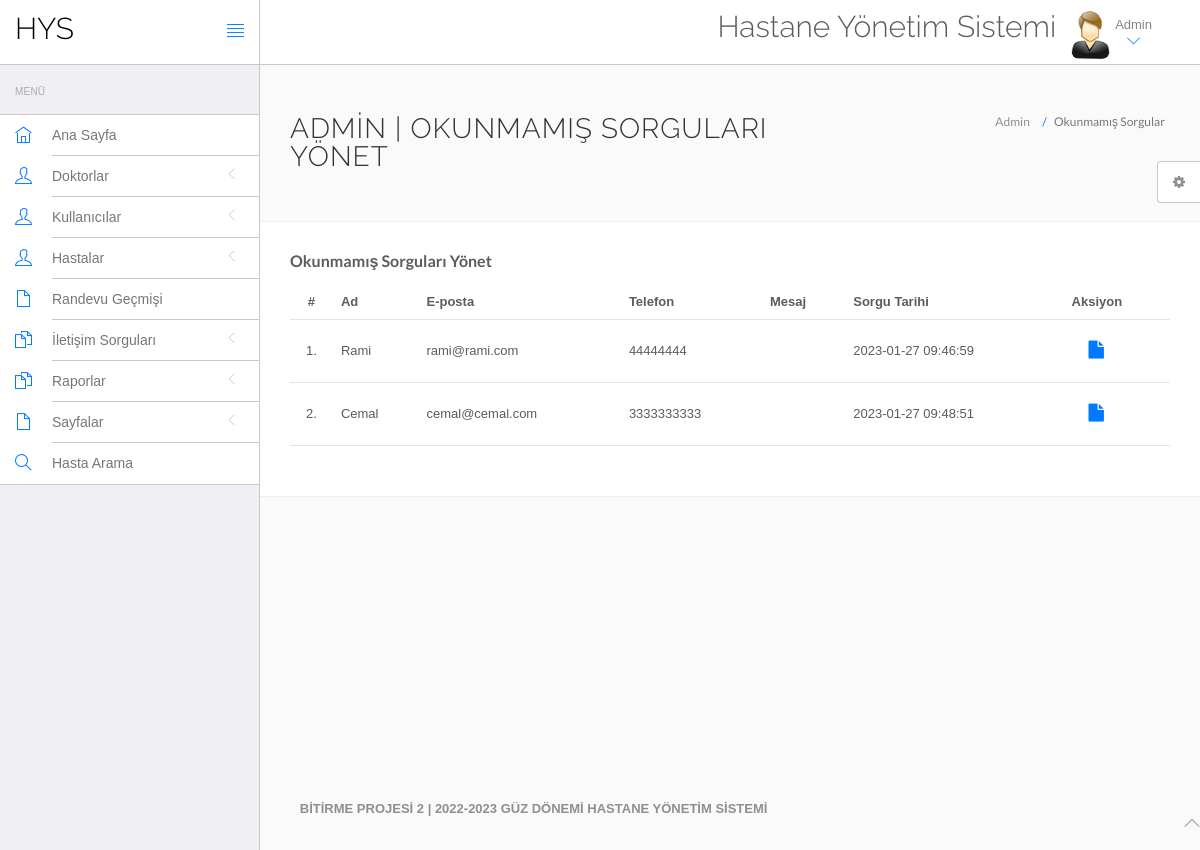
/hms/admin/unread-queries.php (signed in), run on the app's committed database.
### tables this page shows
CREATE TABLE `tblcontactus` (
  `id` int(11) NOT NULL,
  `fullname` varchar(255) DEFAULT NULL,
  `email` varchar(255) DEFAULT NULL,
  `contactno` bigint(12) DEFAULT NULL,
  `message` mediumtext,
  `PostingDate` timestamp NULL DEFAULT CURRENT_TIMESTAMP,
  `AdminRemark` mediumtext,
  `LastupdationDate` timestamp NULL DEFAULT NULL ON UPDATE CURRENT_TIMESTAMP,
  `IsRead` int(11) DEFAULT NULL
);

### hms/admin/unread-queries.php (the view, shortened to what this page needs)
<?php
include('include/config.php');
if(strlen($_SESSION['id']==0)) {
 header('location:logout.php');
  } else{
?>
<!DOCTYPE html>
<html lang="tr">
	<head>
		<link rel="stylesheet" href="vendor/bootstrap/css/bootstrap.min.css">
		<link rel="stylesheet" href="vendor/fontawesome/css/font-awesome.min.css">
		<link rel="stylesheet" href="vendor/themify-icons/themify-icons.min.css">
		<link href="vendor/animate.css/animate.min.css" rel="stylesheet" media="screen">
		<link href="vendor/perfect-scrollbar/perfect-scrollbar.min.css" rel="stylesheet" media="screen">
		<link href="vendor/switchery/switchery.min.css" rel="stylesheet" media="screen">
		<link href="vendor/bootstrap-touchspin/jquery.bootstrap-touchspin.min.css" rel="stylesheet" media="screen">
		<link href="vendor/select2/select2.min.css" rel="stylesheet" media="screen">
		<link href="vendor/bootstrap-datepicker/bootstrap-datepicker3.standalone.min.css" rel="stylesheet" media="screen">
		<link href="vendor/bootstrap-timepicker/bootstrap-timepicker.min.css" rel="stylesheet" media="screen">
		<link rel="stylesheet" href="assets/css/styles.css">
		<link rel="stylesheet" href="assets/css/plugins.css">
		<link rel="stylesheet" href="assets/css/themes/theme-1.css" id="skin_color" />
	</head>
	<body>
		<div id="app">
<?php include('include/sidebar.php');?>
			<div class="app-content">
						<?php include('include/header.php');?>
				<div class="main-content" >
					<div class="wrap-content container" id="container">
						<section id="page-title">
							<div class="row">
								<div class="col-sm-8">
									<h1 class="mainTitle">Admin | Okunmamış Sorguları Yönet</h1>
																	</div>
								<ol class="breadcrumb">
									<li>
										<span>Admin</span>
									</li>
									<li class="active">
										<span>Okunmamış Sorgular</span>
									</li>
								</ol>
							</div>
						</section>
						<div class="container-fluid container-fullw bg-white">
									<div class="row">
								<div class="col-md-12">
									<h5 class="over-title margin-bottom-15"><span class="text-bold">Okunmamış Sorguları Yönet</span></h5>
									<table class="table table-hover" id="sample-table-1">
										<thead>
											<tr>
												<th class="center">#</th>
												<th>Ad</th>
												<th class="hidden-xs">E-posta</th>
												<th>Telefon</th>
												<th>Mesaj </th>
												<th>Sorgu Tarihi</th>
												<th>Aksiyon</th>
											</tr>
										</thead>
										<tbody>
<?php
$sql=mysqli_query($con,"select * from tblcontactus where IsRead is null");
$cnt=1;
while($row=mysqli_fetch_array($sql))
{
?>
											<tr>
												<td class="center"><?php echo $cnt;?>.</td>
												<td class="hidden-xs"><?php echo $row['fullname'];?></td>
												<td><?php echo $row['email'];?></td>
												<td><?php echo $row['contactno'];?></td>
												<td><?php echo $row['message'];?></td>
												<td><?php echo $row['PostingDate'];?></td>
												<td >
												<div class="visible-md visible-lg hidden-sm hidden-xs">
							<a href="query-details.php?id=<?php echo $row['id'];?>" class="btn btn-transparent btn-lg" title="View Details"><i class="fa fa-file"></i></a>
												</div>
												</td>
											</tr>
											<?php
$cnt=$cnt+1;
											 }?>
										</tbody>
									</table>
								</div>
							</div>
								</div>
							</div>
						</div>
					</div>
				</div>
	<?php include('include/footer.php');?>
	<?php include('include/setting.php');?>
	</body>
</html>
<?php } ?>

### hms/admin/assets/css/themes/theme-1.css (style rules this page uses)
body { background: #FAFAFA; }

### data on the page
tblcontactus: fullname "Rami", email "rami@rami.com", contactno "44444444", PostingDate "2023-01-27 09:46:59"
tblcontactus: fullname "Cemal", email "cemal@cemal.com", contactno "3333333333", PostingDate "2023-01-27 09:48:51"
